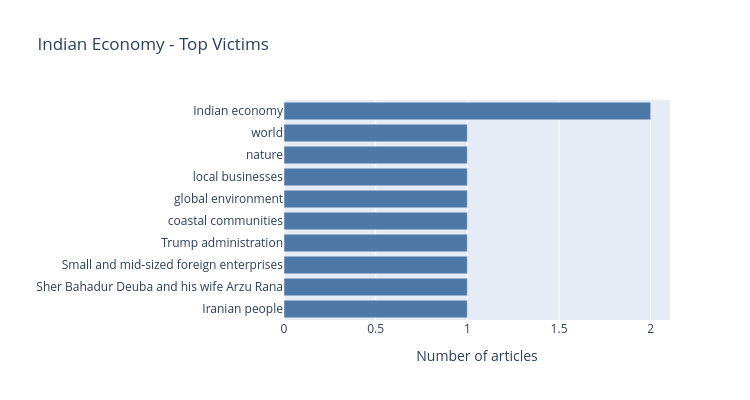

The notebook cell saved with this chart:
### Code cell
framing_bar_chart(econ_victims, "Indian Economy - Top Victims", "#4e79a7")

### Figure 1 — Plotly figure (JSON) as saved in the notebook; plotly's stock layout.template omitted (floating-point values rounded to 4 significant figures)
{"data": [{"marker": {"color": "#4e79a7"}, "orientation": "h", "type": "bar", "x": [1, 1, 1, 1, 1, 1, 1, 1, 1, 2], "y": ["Iranian people", "Sher Bahadur Deuba and his wife Arzu Rana", "Small and mid-sized foreign enterprises", "Trump administration", "coastal communities", "global environment", "local businesses", "nature", "world", "Indian economy"]}], "layout": {"height": 400, "margin": {"l": 200}, "title": {"text": "Indian Economy - Top Victims"}, "width": 750, "xaxis": {"title": {"text": "Number of articles"}}, "yaxis": {"title": {"text": ""}}}}
